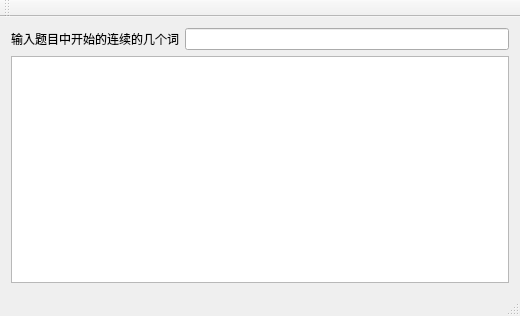
<?xml version="1.0" encoding="UTF-8"?>
<ui version="4.0">
 <class>MainWindow</class>
 <widget class="QMainWindow" name="MainWindow">
  <property name="geometry">
   <rect>
    <x>0</x>
    <y>0</y>
    <width>520</width>
    <height>316</height>
   </rect>
  </property>
  <property name="windowTitle">
   <string>南京理工大学思想政治理论课在线考试系统作弊器</string>
  </property>
  <widget class="QWidget" name="centralWidget">
   <layout class="QVBoxLayout" name="verticalLayout_2">
    <item>
     <layout class="QVBoxLayout" name="verticalLayout">
      <item>
       <layout class="QHBoxLayout" name="horizontalLayout">
        <item>
         <widget class="QLabel" name="label">
          <property name="text">
           <string>输入题目中开始的连续的几个词</string>
          </property>
         </widget>
        </item>
        <item>
         <widget class="QLineEdit" name="lineEdit"/>
        </item>
       </layout>
      </item>
      <item>
       <widget class="QTextEdit" name="textEdit"/>
      </item>
     </layout>
    </item>
   </layout>
  </widget>
  <widget class="QMenuBar" name="menuBar">
   <property name="geometry">
    <rect>
     <x>0</x>
     <y>0</y>
     <width>520</width>
     <height>23</height>
    </rect>
   </property>
  </widget>
  <widget class="QToolBar" name="mainToolBar">
   <attribute name="toolBarArea">
    <enum>TopToolBarArea</enum>
   </attribute>
   <attribute name="toolBarBreak">
    <bool>false</bool>
   </attribute>
  </widget>
  <widget class="QStatusBar" name="statusBar"/>
 </widget>
 <layoutdefault spacing="6" margin="11"/>
 <resources/>
 <connections/>
</ui>
